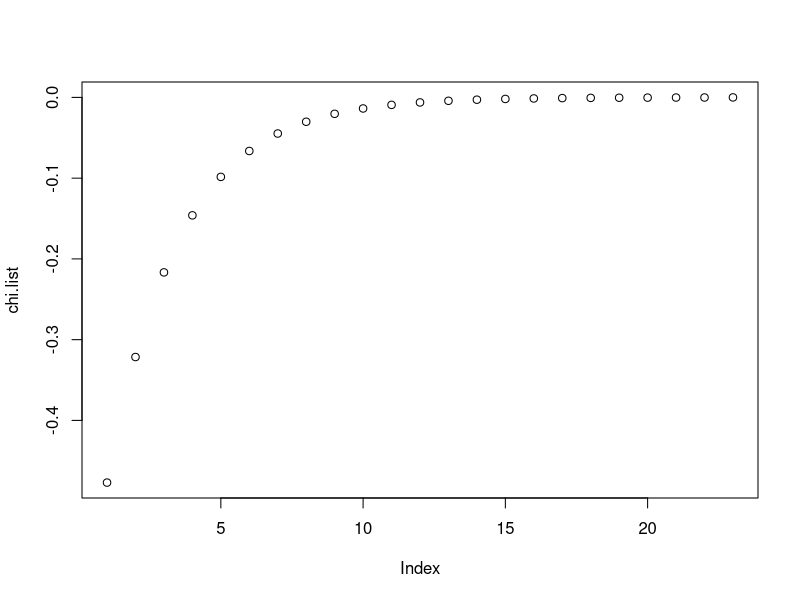

Source code (R):
###########################################################################
# Pricing European Put Options Through Simulating Levy Processes 
# Pseudocode implemented from Professor Liming Feng's Paper (pg. 08)
#
# Created by Joseph Loss on 1/01/2019
# Additional Recognition: Yuchen Duan (UIUC MSFE) and Daniel Liberman (UIC Finance)
#
# Fast-Fourier-Transform Algorithm
#
###########################################################################

# Inital Parameters  -------------------------------------------------------------
# taken from Feng, Table 1 pg. 23
chi.0 = -0.477
chi.K = 0
K = 22


# List Function (for initializing variable arrays) ------------------------
seqlist<-function(a, b, n)  {
  list1 <- rep(0, n)
  list1[1] = a
  list1[n] = b
  for (i in 2:(n-1)) {
    list1[i] = (list1[n] - list1[i-1])*.326 + list1[i-1]
  }
  return(list1)
}


# Initialize Variable Arrays ----------------------------------------------
chi.list = seqlist(chi.0, chi.K, K+1)
Fhat.list = seq(0, 1, by=(1)/K)
eta = (Fhat.list[K+1] - Fhat.list[1]) / K
Fhat.list

# Brute-Force-Search function: chi ------------------------------------
# input = -0.1
brute_force_search.chi <- function(input) {
  stock_prices.list = 0
  for (variable in chi.list) {
    if(variable > input)  {
      return(stock_prices.list)
    }
    stock_prices.list = stock_prices.list+1
  }
}

# Brute-Force-Search function: Fhat ------------------------------------
brute_force_search.Fhat <- function(input)  {
  stock_prices.list = 0
  for (variable in Fhat.list) {
    if(variable > input)  {
      return(stock_prices.list)
    }
    stock_prices.list = stock_prices.list+1
  }
}

#Binary Search
binary_search <- function(values, input, start, end){
  mid = floor((start+end)/2)
  if(values[mid]<= input && values[mid+1] >= input){
    return(mid)
  }
  if(values[mid] > input){
    end = mid
    return(binary_search(values,input,start,end))
  }
  if(values[mid] < input){
    start = mid
    return(binary_search(values,input,start,end))
  }
}

# Fhat Distribution Function ----------------------------------------------
# piecewise function for Fhat(x) taken from Feng, pg. 8 (Equation 3.12)
Fhat.distribution <- function(input) 
{
  stock_prices.list = 0
  if(input < chi.list[1])                     # x < x0 
  {                  
    stock_prices.list = 0
    return(stock_prices.list)
  } 
  else if(input >= chi.list[K+1])             # x > 0 xK  
  {        
    stock_prices.list = 1
    return(stock_prices.list)
  } 
  else                                        # (xk-1) <= chi
  {
    xk_1 =  binary_search(chi.list,input,1,length(chi.list))
    #print(binary_search(chi.list,input,1,length(chi.list)))# xk = bs(input);
    #xk_1 = brute_force_search.chi(input)
    #print(brute_force_search.chi(input))
    
    # Fhat[k-1] location:
    stock_prices.list = Fhat.list[xk_1] + (Fhat.list[xk_1+1] - Fhat.list[xk_1])/eta * (input-chi.list[xk_1])  
  }
  return(stock_prices.list)
}

# Inverse Transform Function ------------------------------------------------
# Approximation to F-1(U) using brute-force search
inverse_transform_method <- function()
{
  U = runif(1,0,1)
  xk_1 = binary_search(Fhat.list,U,1,length(Fhat.list)) 
  #print(xk_1)
  #xk_1 = brute_force_search.Fhat(U)
  #print(xk_1)

  if(xk_1 < (K-1))              # function returns K-1
  {                       
    return(chi.list[xk_1+1] + (chi.list[xk_1+2] - chi.list[xk_1+1]) / (Fhat.list[xk_1+2] - Fhat.list[xk_1+1])*(U-Fhat.list[xk_1+1]))
  } 
  else
  {
    return(0)
  }
}


# Inverse Transform Method: Parameters -------------------------------
# taken from Feng, Section 6.1 pg. 22
Xt = inverse_transform_method()
s0 = 100;
strike = 100;
T = 0.5;
r = 0.03;

no_of_simulations = 256*10^3     # change number of MC iteriations here

# initialize price lists
stock_prices.list <- rep(0, no_of_simulations)
put_prices.list <- rep(0, no_of_simulations)


# Inverse Transform Method 1 -----------------------------------------------
# Calculate V using Section 5.4 of Feng's Paper (pg.19) 
V <- rep(0, no_of_simulations)
for (j in 1:no_of_simulations) 
{
  V[j] = s0 * exp(-r*T) * max(0, strike/s0 - exp(inverse_transform_method()))
}

# Method 1 Result
put.prc.fft1 <- sum(V) / no_of_simulations
plot(chi.list)

# END  --------------------------------------------------------------------


# OPTIONAL: Inverse Transform Method 2 ----------------------------------------------
# uses default calculation for option price: V = e^(-r*T) * max(0, K - St)
for (j in 1:no_of_simulations) 
{
  Xt = inverse_transform_method()
  stock_prices.list[j] = s0 * exp(Xt)
  put_prices.list[j] = exp(-r * T) * max(0, strike - stock_prices.list[j])
  
}

# Method 2 Result
sum(stock_prices.list) / no_of_simulations
put.prc.fft2 <- sum(put_prices.list) / no_of_simulations

# Output both methods to table:
values.table <- cbind(put.prc.fft1,put.prc.fft2)
values.table

